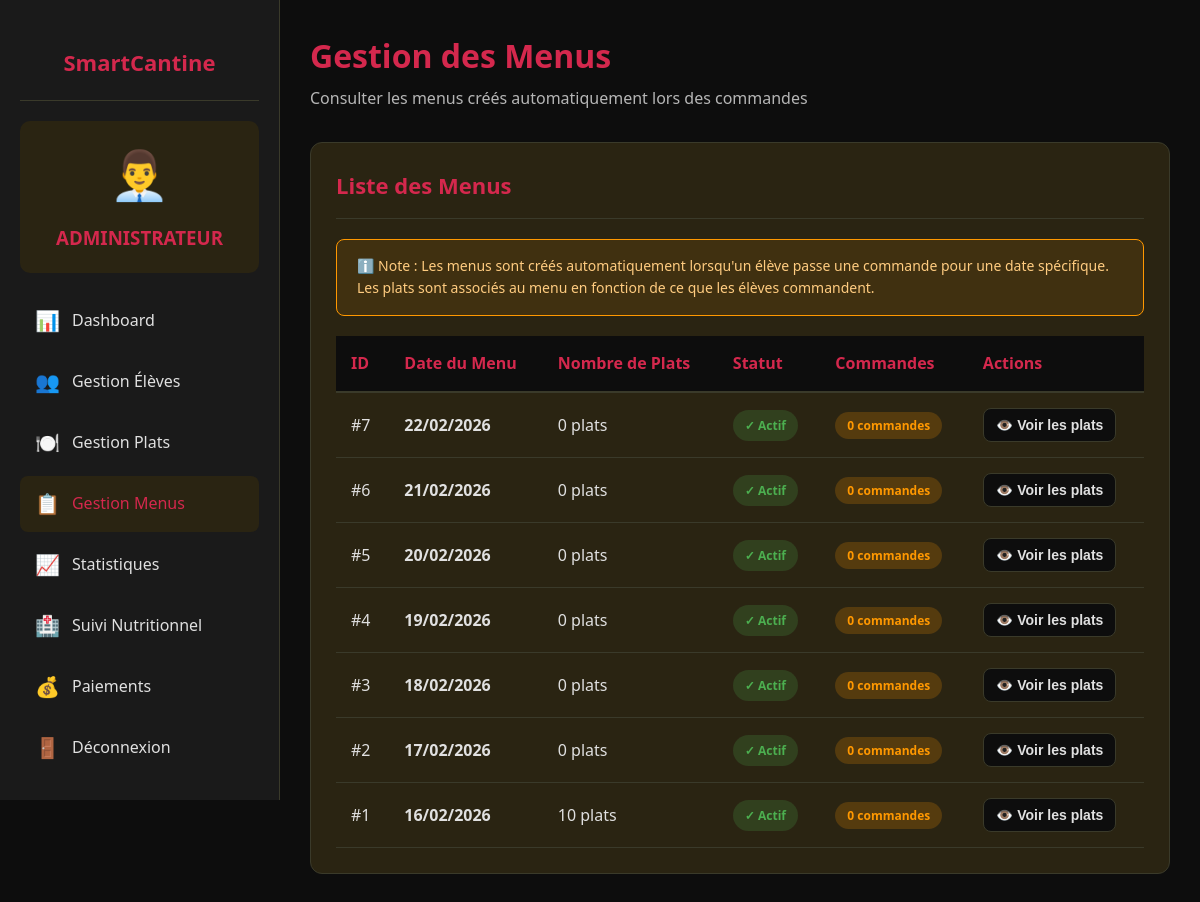
The page /admin_menus.php (signed in) on the database its author committed.
### tables this page shows
CREATE TABLE IF NOT EXISTS menus (
    id INT AUTO_INCREMENT PRIMARY KEY,
    date_menu DATE NOT NULL UNIQUE,
    actif BOOLEAN DEFAULT TRUE,
    date_creation TIMESTAMP DEFAULT CURRENT_TIMESTAMP
);

### php/config.php (called while the page is built, shortened)
<?php
function formatDate($date) {
    return strftime('%d/%m/%Y', strtotime($date));
}
?>

### admin_menus.php (the view, shortened to what this page needs)
<?php
require_once 'php/config.php';
$db = Database::getInstance()->getConnection();
$stmt = $db->query("
    SELECT m.*, COUNT(DISTINCT mp.plat_id) as nb_plats
    FROM menus m
    LEFT JOIN menu_plats mp ON m.id = mp.menu_id
    GROUP BY m.id
    ORDER BY m.date_menu DESC
");
$menus = $stmt->fetchAll();
?>
<!DOCTYPE html>
<html lang="fr">
<head>
    <link rel="stylesheet" href="css/style.css">
</head>
<body>
    <div class="dashboard">
        <aside class="sidebar">
            <div class="sidebar-header">
                <h2>SmartCantine</h2>
            </div>
            <div class="user-info">
                <div class="user-icon">👨‍💼</div>
                <h3>ADMINISTRATEUR</h3>
            </div>
            <nav>
                <ul class="nav-menu">
                    <li><a href="admin_dashboard.php"><span class="icon">📊</span> Dashboard</a></li>
                    <li><a href="admin_eleves.php"><span class="icon">👥</span> Gestion Élèves</a></li>
                    <li><a href="admin_plats.php"><span class="icon">🍽️</span> Gestion Plats</a></li>
                    <li><a href="admin_menus.php" class="active"><span class="icon">📋</span> Gestion Menus</a></li>
                    <li><a href="admin_statistiques.php"><span class="icon">📈</span> Statistiques</a></li>
                    <li><a href="admin_suivi_nutritionnel.php"><span class="icon">🏥</span> Suivi Nutritionnel</a></li>
                    <li><a href="admin_paiements.php"><span class="icon">💰</span> Paiements</a></li>
                    <li><a href="php/logout.php"><span class="icon">🚪</span> Déconnexion</a></li>
                </ul>
            </nav>
        </aside>
        <main class="main-content">
            <div class="page-header">
                <h1>Gestion des Menus</h1>
                <p>Consulter les menus créés automatiquement lors des commandes</p>
            </div>
            <div class="card">
                <div class="card-header">
                    <h2>Liste des Menus</h2>
                </div>
                <div class="card-body">
                    <div class="alert alert-warning">
                        ℹ️ Note : Les menus sont créés automatiquement lorsqu'un élève passe une commande pour une date spécifique. Les plats sont associés au menu en fonction de ce que les élèves commandent.
                    </div>
                    <?php if (count($menus) > 0): ?>
                        <div class="table-container">
                            <table>
                                <thead>
                                    <tr>
                                        <th>ID</th>
                                        <th>Date du Menu</th>
                                        <th>Nombre de Plats</th>
                                        <th>Statut</th>
                                        <th>Commandes</th>
                                        <th>Actions</th>
                                    </tr>
                                </thead>
                                <tbody>
                                    <?php foreach ($menus as $menu): ?>
                                        <tr>
                                            <td>#<?php echo $menu['id']; ?></td>
                                            <td><strong><?php echo formatDate($menu['date_menu']); ?></strong></td>
                                            <td><?php echo $menu['nb_plats']; ?> plats</td>
                                            <td>
                                                <?php if ($menu['actif']): ?>
                                                    <span class="status-badge status-paye">✓ Actif</span>
                                                <?php else: ?>
                                                    <span class="status-badge status-annule">✗ Inactif</span>
                                                <?php endif; ?>
                                            </td>
                                            <td>
                                                <?php
                                                $stmt = $db->prepare("SELECT COUNT(*) as nb FROM commandes WHERE menu_id = :id");
                                                $stmt->execute([':id' => $menu['id']]);
                                                $nb_commandes = $stmt->fetch()['nb'];
                                                ?>
                                                <span class="badge badge-plat"><?php echo $nb_commandes; ?> commandes</span>
                                            </td>
                                            <td>
                                                <button onclick="voirPlats(<?php echo $menu['id']; ?>)" class="btn btn-secondary btn-icon">
                                                    👁️ Voir les plats
                                                </button>
                                            </td>
                                        </tr>
                                    <?php endforeach; ?>
                                </tbody>
                            </table>
                        </div>
                    <?php endif; ?>
                </div>
            </div>
        </main>
    </div>
</body>
</html>

### css/style.css (style rules this page uses)
* { margin: 0; padding: 0; box-sizing: border-box; }
:root { --primary-color: #d4284d; --secondary-color: #1a1a1a; --background-dark: #0d0d0d; --card-bg: #2a2412; --text-light: #e0e0e0; --text-dark: #1a1a1a; --success: #4caf50; --warning: #ff9800; --danger: #f44336; --border-color: #3a3a2a; }
body { font-family: 'Segoe UI', Tahoma, Geneva, Verdana, sans-serif; background: var(--background-dark); color: var(--text-light); line-height: 1.6; }
.btn { padding: 12px 24px; border: none; border-radius: 8px; cursor: pointer; font-size: 14px; font-weight: 600; transition: all 0.3s; display: inline-block; text-decoration: none; text-align: center; }
.btn-secondary { background: var(--background-dark); color: var(--text-light); border: 1px solid var(--border-color); }
.alert { padding: 15px 20px; border-radius: 8px; margin-bottom: 20px; font-size: 14px; }
.alert-warning { background: rgba(255, 152, 0, 0.1); border: 1px solid var(--warning); color: #ffcc80; }
.dashboard { display: flex; min-height: 100vh; }
.sidebar { width: 280px; background: var(--secondary-color); padding: 20px; border-right: 1px solid var(--border-color); position: fixed; height: 100vh; overflow-y: auto; }
.sidebar-header { text-align: center; padding: 20px 0; border-bottom: 1px solid var(--border-color); margin-bottom: 20px; }
.sidebar-header h2 { color: var(--primary-color); font-size: 22px; }
.user-info { background: var(--card-bg); padding: 15px; border-radius: 10px; margin-bottom: 20px; text-align: center; }
.user-info .user-icon { font-size: 48px; margin-bottom: 10px; }
.user-info h3 { color: var(--primary-color); margin-bottom: 5px; }
.nav-menu { list-style: none; }
.nav-menu li { margin-bottom: 5px; }
.nav-menu a { display: flex; align-items: center; padding: 12px 15px; color: var(--text-light); text-decoration: none; border-radius: 8px; transition: all 0.3s; }
.nav-menu a:hover, .nav-menu a.active { background: var(--card-bg); color: var(--primary-color); }
.nav-menu a .icon { margin-right: 12px; font-size: 20px; }
.main-content { flex: 1; margin-left: 280px; padding: 30px; background: var(--background-dark); }
.page-header { margin-bottom: 30px; }
.page-header h1 { color: var(--primary-color); font-size: 32px; margin-bottom: 5px; }
.page-header p { color: var(--text-light); opacity: 0.8; }
.card { background: var(--card-bg); border-radius: 12px; padding: 25px; margin-bottom: 20px; border: 1px solid var(--border-color); }
.card-header { display: flex; justify-content: space-between; align-items: center; margin-bottom: 20px; padding-bottom: 15px; border-bottom: 1px solid var(--border-color); }
.card-header h2 { color: var(--primary-color); font-size: 22px; }
.card-body { color: var(--text-light); }
.badge { display: inline-block; padding: 4px 12px; border-radius: 20px; font-size: 12px; font-weight: 600; }
.badge-plat { background: rgba(255, 152, 0, 0.2); color: var(--warning); }
.table-container { overflow-x: auto; }
table { width: 100%; border-collapse: collapse; }
thead { background: var(--background-dark); }
th { padding: 15px; text-align: left; color: var(--primary-color); font-weight: 600; border-bottom: 2px solid var(--border-color); }
td { padding: 15px; border-bottom: 1px solid var(--border-color); }
.status-badge { display: inline-block; padding: 6px 12px; border-radius: 20px; font-size: 12px; font-weight: 600; }
.status-paye { background: rgba(76, 175, 80, 0.2); color: var(--success); }
.btn-icon { padding: 8px 12px; font-size: 14px; }

### rows shown on the page
menus: id "7", date_menu "22/02/2026", nb_plats "0", actif "✓ Actif", nb_commandes "0"
menus: id "6", date_menu "21/02/2026", nb_plats "0", actif "✓ Actif", nb_commandes "0"
menus: id "5", date_menu "20/02/2026", nb_plats "0", actif "✓ Actif", nb_commandes "0"
menus: id "4", date_menu "19/02/2026", nb_plats "0", actif "✓ Actif", nb_commandes "0"
menus: id "3", date_menu "18/02/2026", nb_plats "0", actif "✓ Actif", nb_commandes "0"
menus: id "2", date_menu "17/02/2026", nb_plats "0", actif "✓ Actif", nb_commandes "0"
menus: id "1", date_menu "16/02/2026", nb_plats "10", actif "✓ Actif", nb_commandes "0"
